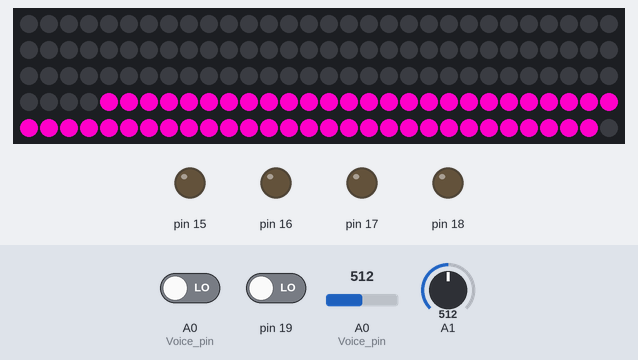
Recording of a sketch running on a simulated Arduino Uno, built with avr-gcc and run on an emulated ATmega328P. On the bench: 150 RGB LEDs in strip order, left to right, continuing on the next row, output pins drawn as LEDs (lit = HIGH). The inputs (shaded band) are chosen by the test bench; at power-on: A0 (Voice_pin) = 512, A0 (Voice_pin) LOW, A1 = 512, pin 19 LOW. What the sketch prints to the serial monitor is not drawn.

Above: at 1.25 s.
1.3 s: A0 (Voice_pin) set to 212
At 1.41 s:
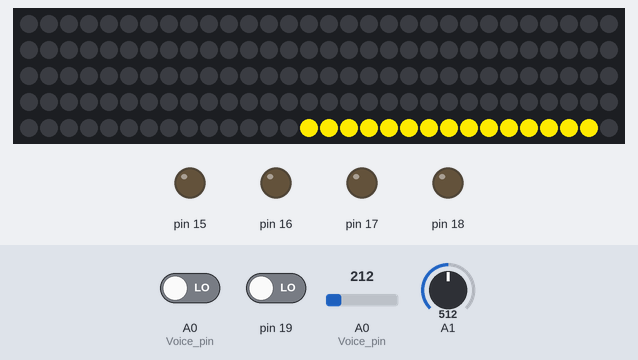
2.9 s: A0 (Voice_pin) set to 192
4.4 s: A0 (Voice_pin) driven HIGH
At 4.45 s:
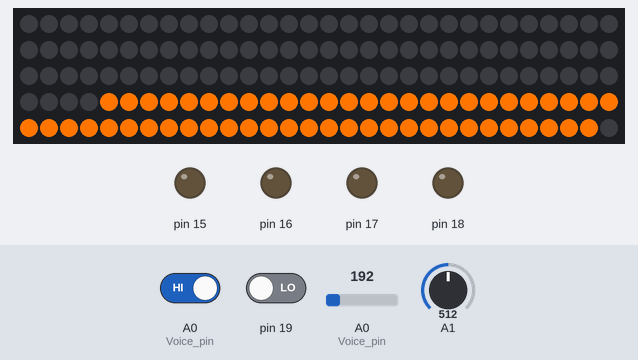
At 4.82 s:
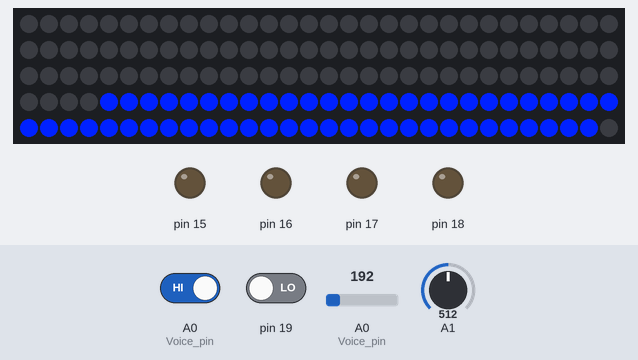
7.4 s: A1 set to 211
8.9 s: A1 set to 191
At 10.1 s:
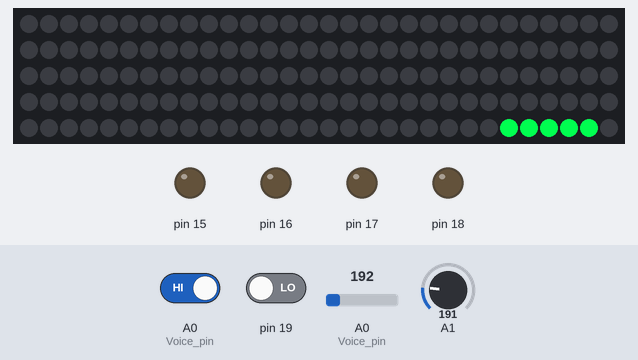

The sketch:

music_led.ino
```cpp
#include <Adafruit_NeoPixel.h>
#define Pixel_num 150 // number of NeoPixels
#define Pixel_pin 11  // output pin for led strip
#define Voice_pin A0  // input pin for sound sensor


// declare the led strip object
Adafruit_NeoPixel strip(Pixel_num, Pixel_pin, NEO_GRB+NEO_KHZ800);
// this project uses WS2812
void setup() {
        Serial.begin(9600);
        strip.begin();                                    // Init Neopixel strip object
        Serial.println("WELCOME TO MUSIC LED LIVESHOW!");
        Serial.println("Let's start");
        /************SET LED OFF*********************/
        for(int i=0;i<strip.numPixels();i++)
        {
          strip.setPixelColor(i,0,0,0);                   // initially off
        }
        strip.show();
        /************SET INPUT PIN SENSOR************/
        DDRC = B11110 ;                                   //init sensor pin set A0 to input pin

      }

////////////////////////Analog to Digital////////////////////////////
int AD_conversion(byte ch)
{
  DIDR0=B11111111;                    //Configure input pin mode
  ADMUX=B01000000 | ch;               //Choose reference voltage and input channel => ref voltage 5V and input channel =ch
  ADCSRA=B11000111;                   //Start conversion
  while((ADCSRA & B01000000)!=0);     //..
  return ADC;                         // return converted value
}
///////////////////////End of AD conversion///////////////////////////

uint32_t pink_neon=strip.Color(64,0,64);
uint32_t green_neon=strip.Color(0,250,120);
uint32_t dark_cyan=strip.Color(240,240,245);
int INC=204;                          // divide 1023 into 5 levels
uint32_t color=pink_neon;             // set start color
unsigned long preTime=0;              // timer
unsigned long currentTime=0;          // timer
const int time_wait=50;               // in ms
int base=5;                           // set the base there are 3 bases
int preVal=0;                         // hold previous value of remainder
int count=0;
//////////////////////////////MAIN FUCNTION/////////////////////////////////
  void DJPlay()
{
    int here;                           // here to keep the bar moving when beat is high
    int plus;
    int DigitalSensorVal=AD_conversion(PINC);
    Serial.println(DigitalSensorVal);
    int times=DigitalSensorVal/INC;     // the higher the quotien the higher the beat;
    int rem=DigitalSensorVal%INC;       //remainder
    Serial.println(base);

    if(preVal!=0)
  {
      if(preVal<DigitalSensorVal)
        {
          count++;
          if(count==2)
          {
            if(base!=15)                  // reach highest base and stop and wait for drop beat
            base+=5;
            count=0;
          }

        }
      else
        {
          if(base!=5)                   // reach lowest base and stop and wait for high beat
          base-=5;

        }
  }
    if(times==0&&rem<102)
  {
      plus=0;
  }
    else if(times==0&&rem>=102)
  {
      plus=5;                               // adjust this if your led is shorter
  }
    else if(times==1&&rem<102)
  {
      plus=10;                              // adjust this if your led is shorter
  }
    else if(times==1&&rem>=102)
  {
      plus=15;                              // adjust this if your led is shorter
  }
    else if(times==2&&rem<102)
  {
      plus=20;                              // adjust this if your led is shorter
  }
    else if(times==2&&rem>=102)
  {
      plus=25;                              // adjust this if your led is shorter
  }
    else if(times==3&&rem<102)
  {
      plus=30;                              // adjust this if your led is shorter
  }
   else if(times==3&&rem>=102)
  {
      plus=35;                              // adjust this if your led is shorter
  }
  else if(times==4&&rem<102)
  {
      plus=40;                              // adjust this if your led is shorter
  }
  else if(times==4&&rem>=102)
  {
      plus=45;                              // adjust this if your led is shorter
  }
        here=Pixel_num-1-base;                                               // get the beat feels
        strip.fill(strip.ColorHSV(color),here,base);                        // Set pixel 'c' to value 'color'

        for(int i=here;i>=here-times*plus;i--)                               // run from the back to front
      {
          strip.setPixelColor(i,strip.ColorHSV(color)) ;
      }
        strip.show();
      preVal=DigitalSensorVal;
      if(currentTime-preTime>=time_wait)
      {
          preTime=currentTime;
          strip.clear();
          color+=(times*66536/plus);
      }


}
//////////////////////////////END OF MAIN FUCNTION/////////////////////////////////

void loop() {
  // test led strip
  currentTime=millis();
  DJPlay();

}
```

Measured:
- the behaviour switches between 204 and 203 on A1 (found by bisection; images 3 and 4)
- after the input at 4.4 s, the LEDs: first change at once (image 2 shows a later state)
